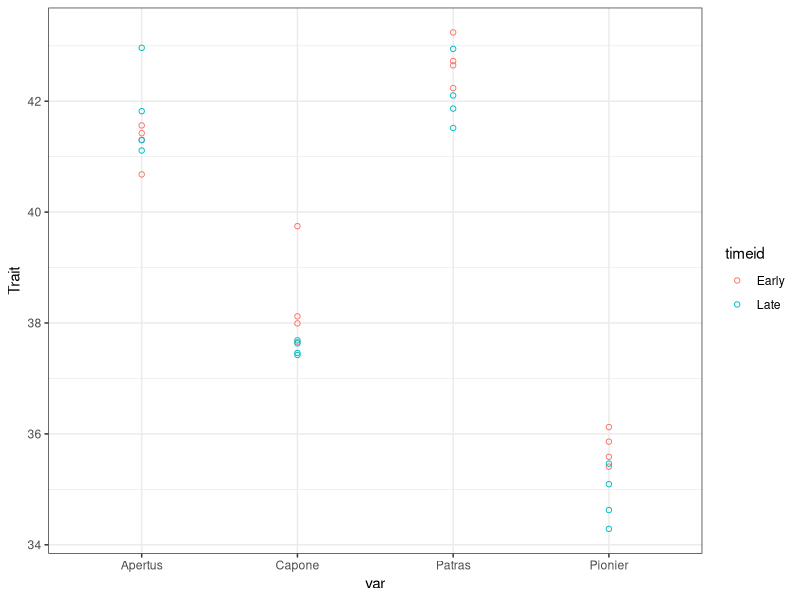

The R script that drew this image:
library(dplyr)
library(ggplot2)
df<- read.csv("./posts/data/DFG2021.csv") %>% filter(namCombine=="plot_tkw")
ggplot(df%>% filter(var%in%c("Capone","Apertus",
                                "Patras","Pionier")) ,
       aes(var,Trait,color=timeid))+
  geom_point(shape=1)+
  theme_bw()+
  theme(panel.grid.minor.x = element_blank(),
        strip.background = element_blank())
